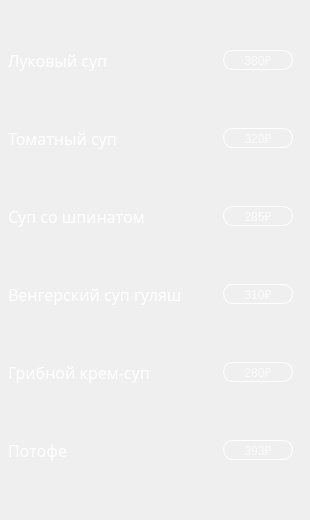
      <widget class="QWidget" name="tab_2">
       <attribute name="title">
        <string>Супы</string>
       </attribute>
       <widget class="QWidget" name="verticalLayoutWidget_3">
        <property name="geometry">
         <rect>
          <x>0</x>
          <y>0</y>
          <width>301</width>
          <height>511</height>
         </rect>
        </property>
        <layout class="QVBoxLayout" name="verticalLayout_3">
         <property name="leftMargin">
          <number>8</number>
         </property>
         <property name="rightMargin">
          <number>8</number>
         </property>
         <item>
          <layout class="QHBoxLayout" name="horizontalLayout_7">
           <item>
            <widget class="QLabel" name="label_12">
             <property name="font">
              <font>
               <family>Bahnschrift</family>
               <pointsize>12</pointsize>
               <weight>50</weight>
               <italic>false</italic>
               <bold>false</bold>
              </font>
             </property>
             <property name="styleSheet">
              <string notr="true">color: rgb(255, 255, 255);
font: 12pt &quot;Bahnschrift&quot;;</string>
             </property>
             <property name="text">
              <string>Луковый суп</string>
             </property>
            </widget>
           </item>
           <item>
            <widget class="QPushButton" name="pushButton_380">
             <property name="maximumSize">
              <size>
               <width>70</width>
               <height>20</height>
              </size>
             </property>
             <property name="styleSheet">
              <string notr="true">QPushButton{
	font: 9pt &quot;Bahnschrift&quot;;
color: rgba(255, 255, 255, 200);
border: 1px solid #fff;
border-radius: 10;	
}

QPushButton:pressed {
	background-color: rgb(50, 50, 50);
	border: 2px solid #555;
}
</string>
             </property>
             <property name="text">
              <string>380₽</string>
             </property>
            </widget>
           </item>
          </layout>
         </item>
         <item>
          <layout class="QHBoxLayout" name="horizontalLayout_12">
           <item>
            <widget class="QLabel" name="label_17">
             <property name="font">
              <font>
               <family>Bahnschrift</family>
               <pointsize>12</pointsize>
               <weight>50</weight>
               <italic>false</italic>
               <bold>false</bold>
              </font>
             </property>
             <property name="styleSheet">
              <string notr="true">color: rgb(255, 255, 255);
font: 12pt &quot;Bahnschrift&quot;;</string>
             </property>
             <property name="text">
              <string>Томатный суп </string>
             </property>
            </widget>
           </item>
           <item>
            <widget class="QPushButton" name="pushButton_320">
             <property name="maximumSize">
              <size>
               <width>70</width>
               <height>20</height>
              </size>
             </property>
             <property name="styleSheet">
              <string notr="true">QPushButton{
	font: 9pt &quot;Bahnschrift&quot;;
color: rgba(255, 255, 255, 200);
border: 1px solid #fff;
border-radius: 10;	
}

QPushButton:pressed {
	background-color: rgb(50, 50, 50);
	border: 3px solid #555;
}
</string>
             </property>
             <property name="text">
              <string>320₽</string>
             </property>
            </widget>
           </item>
          </layout>
         </item>
         <item>
          <layout class="QHBoxLayout" name="horizontalLayout_13">
           <item>
            <widget class="QLabel" name="label_18">
             <property name="font">
              <font>
               <family>Bahnschrift</family>
               <pointsize>12</pointsize>
               <weight>50</weight>
               <italic>false</italic>
               <bold>false</bold>
              </font>
             </property>
             <property name="acceptDrops">
              <bool>false</bool>
             </property>
             <property name="styleSheet">
              <string notr="true">color: rgb(255, 255, 255);
font: 12pt &quot;Bahnschrift&quot;;</string>
             </property>
             <property name="text">
              <string>Суп со шпинатом</string>
             </property>
            </widget>
           </item>
           <item>
            <widget class="QPushButton" name="pushButton_285">
             <property name="maximumSize">
              <size>
               <width>70</width>
               <height>20</height>
              </size>
             </property>
             <property name="styleSheet">
              <string notr="true">QPushButton{
	font: 9pt &quot;Bahnschrift&quot;;
color: rgba(255, 255, 255, 200);
border: 1px solid #fff;
border-radius: 10;	
}

QPushButton:pressed {
	background-color: rgb(50, 50, 50);
	border: 3px solid #555;
}
</string>
             </property>
             <property name="text">
              <string>285₽</string>
             </property>
            </widget>
           </item>
          </layout>
         </item>
         <item>
          <layout class="QHBoxLayout" name="horizontalLayout_14">
           <item>
            <widget class="QLabel" name="label_19">
             <property name="font">
              <font>
               <family>Bahnschrift</family>
               <pointsize>12</pointsize>
               <weight>50</weight>
               <italic>false</italic>
               <bold>false</bold>
              </font>
             </property>
             <property name="styleSheet">
              <string notr="true">color: rgb(255, 255, 255);
font: 12pt &quot;Bahnschrift&quot;;</string>
             </property>
             <property name="text">
              <string>Венгерский суп гуляш</string>
             </property>
            </widget>
           </item>
           <item>
            <widget class="QPushButton" name="pushButton_310">
             <property name="maximumSize">
              <size>
               <width>70</width>
               <height>20</height>
              </size>
             </property>
             <property name="styleSheet">
              <string notr="true">QPushButton{
	font: 9pt &quot;Bahnschrift&quot;;
color: rgba(255, 255, 255, 200);
border: 1px solid #fff;
border-radius: 10;	
}

QPushButton:pressed {
	background-color: rgb(50, 50, 50);
	border: 3px solid #555;
}
</string>
             </property>
             <property name="text">
              <string>310₽</string>
             </property>
            </widget>
           </item>
          </layout>
         </item>
         <item>
          <layout class="QHBoxLayout" name="horizontalLayout_15">
           <item>
            <widget class="QLabel" name="label_20">
             <property name="font">
              <font>
               <family>Bahnschrift</family>
               <pointsize>12</pointsize>
               <weight>50</weight>
               <italic>false</italic>
               <bold>false</bold>
              </font>
             </property>
             <property name="styleSheet">
              <string notr="true">color: rgb(255, 255, 255);
font: 12pt &quot;Bahnschrift&quot;;
</string>
             </property>
             <property name="text">
              <string>Грибной крем-суп</string>
             </property>
            </widget>
           </item>
           <item>
            <widget class="QPushButton" name="pushButton_280">
             <property name="maximumSize">
              <size>
               <width>70</width>
               <height>20</height>
              </size>
             </property>
             <property name="styleSheet">
              <string notr="true">QPushButton{
	font: 9pt &quot;Bahnschrift&quot;;
color: rgba(255, 255, 255, 200);
border: 1px solid #fff;
border-radius: 10;	
}

QPushButton:pressed {
	background-color: rgb(50, 50, 50);
	border: 3px solid #555;
}
</string>
             </property>
             <property name="text">
              <string>280₽</string>
             </property>
            </widget>
           </item>
          </layout>
         </item>
         <item>
          <layout class="QHBoxLayout" name="horizontalLayout_16">
           <item>
            <widget class="QLabel" name="label_21">
             <property name="font">
              <font>
               <family>Bahnschrift</family>
               <pointsize>12</pointsize>
               <weight>50</weight>
               <italic>false</italic>
               <bold>false</bold>
              </font>
             </property>
             <property name="styleSheet">
              <string notr="true">color: rgb(255, 255, 255);
font: 12pt &quot;Bahnschrift&quot;;</string>
             </property>
             <property name="text">
              <string>Потофе</string>
             </property>
            </widget>
           </item>
           <item>
            <widget class="QPushButton" name="pushButton_393">
             <property name="maximumSize">
              <size>
               <width>70</width>
               <height>20</height>
              </size>
             </property>
             <property name="styleSheet">
              <string notr="true">QPushButton{
	font: 9pt &quot;Bahnschrift&quot;;
color: rgba(255, 255, 255, 200);
border: 1px solid #fff;
border-radius: 10;	
}

QPushButton:pressed {
	background-color: rgb(50, 50, 50);
	border: 3px solid #555;
}
</string>
             </property>
             <property name="text">
              <string>393₽</string>
             </property>
            </widget>
           </item>
          </layout>
         </item>
        </layout>
       </widget>
      </widget>
